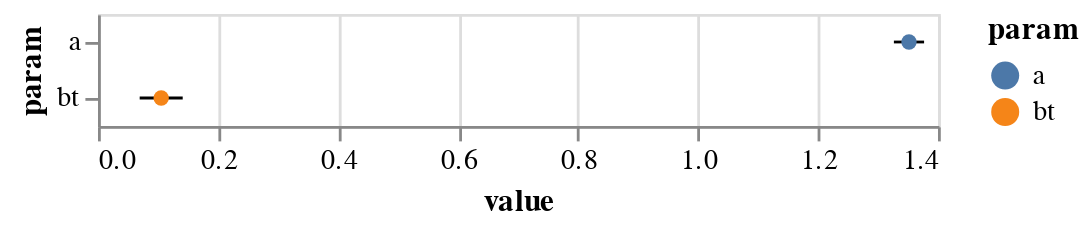

The cell this chart's notebook holds for it:
### Code cell
df = fit_df[["a", "bt"]][:2500]
df = df.melt(var_name="param")

error_bars = alt.Chart(df).mark_errorbar(extent="stdev").encode(x="value", y="param")

points = (
    alt.Chart(df)
    .mark_point(filled=True, color="black")
    .encode(x=alt.X("value", aggregate="mean"), y="param", color="param")
)

error_bars + points

### Figure 1 — Vega-Lite specification as saved in the notebook (floating-point values rounded to 4 significant figures; data arrays with more than 128 entries replaced by an {"elided": "..."} marker saying what was removed)
{"$schema": "https://vega.github.io/schema/vega-lite/v5.20.1.json", "config": {"view": {"continuousHeight": 300, "continuousWidth": 300}}, "data": {"name": "data-617fc067e6728ca41fd1de9b5bb58b38"}, "datasets": {"data-617fc067e6728ca41fd1de9b5bb58b38": {"elided": "5000 records"}}, "layer": [{"encoding": {"x": {"field": "value", "type": "quantitative"}, "y": {"field": "param", "type": "nominal"}}, "mark": {"extent": "stdev", "type": "errorbar"}}, {"encoding": {"color": {"field": "param", "type": "nominal"}, "x": {"aggregate": "mean", "field": "value", "type": "quantitative"}, "y": {"field": "param", "type": "nominal"}}, "mark": {"color": "black", "filled": true, "type": "point"}}]}
